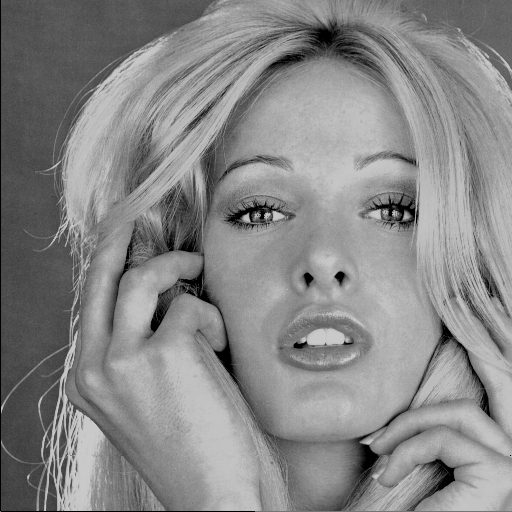
%> input picture blonde.tif, 512 x 512 px
$ octave copyyyyyyyyyyyyyyyyy.m   (GNU Octave 9; MATLAB toolbox functions it lacks are replaced by stand-ins)
%> lines starting %> are read from the running program, lines starting %| are printed output that depends on the picture
% Prompt the user to select an image file
[filename, filepath] = uigetfile({'*.bmp;*.jpg;*.png;*.tif', 'Image Files (*.bmp, *.jpg, *.png, *.tif)'}, 'Select an Image File');
%> the answer given: blonde.tif
if filename == 0
    % User canceled the operation
    fprintf('Operation canceled. Exiting...\n');
    return;
end

% Load the selected image
originalImage = imread(fullfile(filepath, filename));
%> originalImage is the input picture: size 512x512 uint8; min 0, max 202, mean 135.1

% Display the original image
figure;
subplot(1, 3, 1);
imshow(originalImage);
title('Original Image');

% Simulate a copy-paste attack: Select a region and paste it onto another part of the image
copiedRegion = originalImage(100:300, 200:400, :);
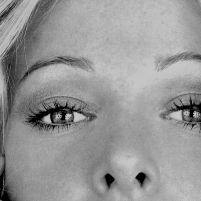
%> copiedRegion: size 201x201 uint8; min 0, max 202, mean 150.3
originalImage(50:250, 400:600, :) = copiedRegion;
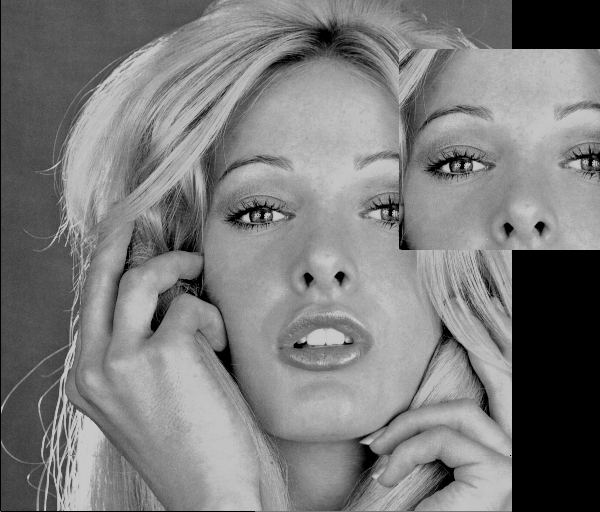
%> originalImage: size 512x600 uint8; min 0, max 202, mean 123.8

% Display the tampered image
subplot(1, 3, 2);
imshow(originalImage);
title('Tampered Image (Copy-Paste Attack)');

% Tamper Detection
blockSize = 8;
averageOriginal = blockproc(originalImage, [blockSize blockSize], @(block) mean(block.data(:)));
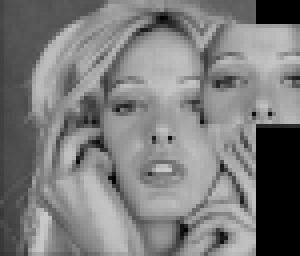
%> averageOriginal: size 64x75 double (shown 4 times larger); min 0, max 200.9, mean 123.8
averageTampered = blockproc(originalImage, [blockSize blockSize], @(block) mean(block.data(:)));
threshold = 5;
tamperedBlocks = abs(averageOriginal - averageTampered) > threshold;
%> tamperedBlocks: size 64x75 logical; every value is 0
tamperDetection = any(tamperedBlocks(:));
%> tamperDetection = false

fprintf('Tamper Detection: %s\n', string(tamperDetection));
%| Tamper Detection: false

% Tamper Localization
thresholdLocalization = 20;
tamperedLocations = abs(originalImage - imgaussfilt(originalImage, 2)) > thresholdLocalization;
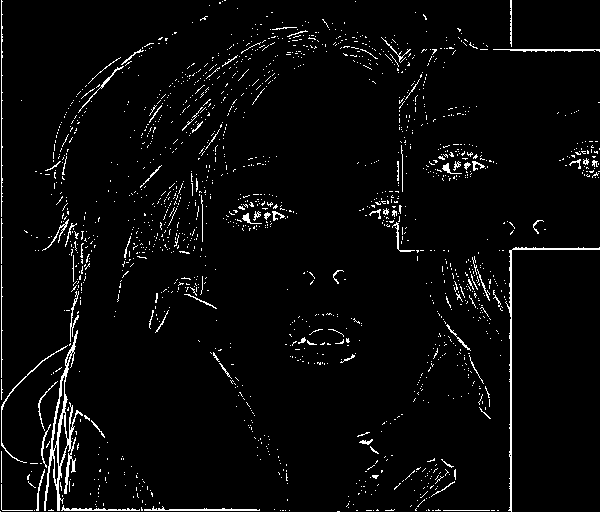
%> tamperedLocations: size 512x600 logical; 3.5% white in thin lines or dots

% Recovery Algorithm
if tamperDetection
    % Identify tampered regions
    tamperedRegion = originalImage;
    tamperedRegion(tamperedLocations) = 0; % Set tampered regions to zero

    % Store recovery bits
    recoveryBits = originalImage - tamperedRegion;

    % Simple recovery using the recovery bits
    recoveryRegion = originalImage(50:250, 150:350, :); % Region before tampering
    originalImage(50:250, 400:600, :) = recoveryRegion + recoveryBits(50:250, 400:600, :);

    % Calculate the Mean Squared Error (MSE)
    MSE = mean((double(recoveryRegion(:)) - double(originalImage(:))).^2);

    % Calculate the maximum possible pixel value (MAX)
    MAX = double(max(originalImage(:)));

    % Calculate PSNR
    PSNR = 10 * log10((MAX^2) / MSE);

    % Display the recovered image and PSNR
    figure;
    subplot(1, 2, 1);
    imshow(originalImage);
    title('Recovered Image');

    subplot(1, 2, 2);
    imshow(recoveryRegion);
    title('Recovered Region');

    fprintf('PSNR between Recovered Image and Watermarked Image: %.2f dB\n', PSNR);
else
    fprintf('No tampering detected. No recovery needed.\n');
end

$ run again, on pirate.tif
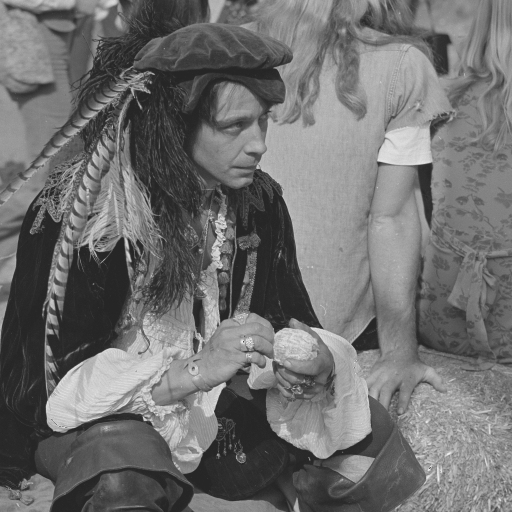
%> input picture pirate.tif, 512 x 512 px
%> originalImage is the input picture: size 512x512 uint8; min 36, max 241, mean 111.6
%> originalImage: size 512x600 uint8
%> `averageOriginal = blockproc(originalImage, [blockSize blockSize], @(bl..`:
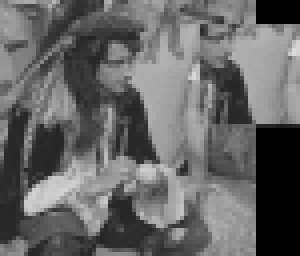
%> averageOriginal: size 64x75 double (shown 4 times larger); min 0, max 218.9, mean 102.6
%> tamperedBlocks: size 64x75 logical; every value is 0
%> tamperDetection = false
%| Tamper Detection: false
%> `tamperedLocations = abs(originalImage - imgaussfilt(originalImage, 2))..`:
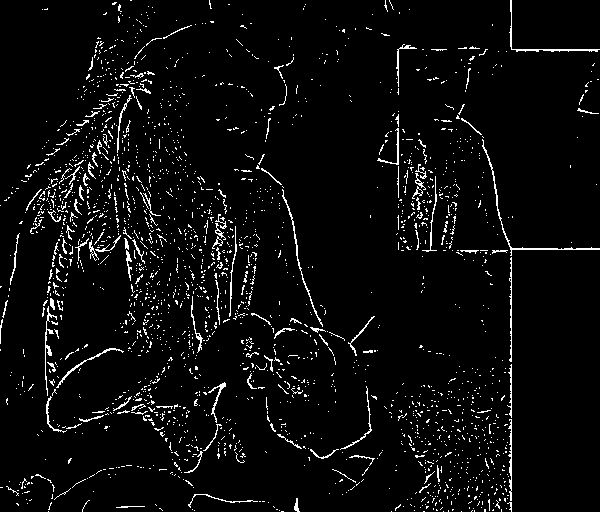
%> tamperedLocations: size 512x600 logical; 4.4% white in thin lines or dots
